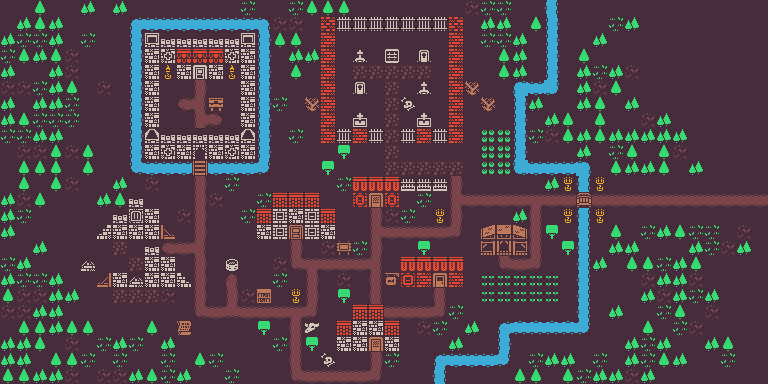

Tiled map render using the project's own tile images. Description and the whole map definition, tile-layer contents included, below:
An orthogonal 48x24 tile map with 16x16 px tiles, 2 tile layers (Floor, Collision) and 5 objects (2x book, player).

<map version="1.10" tiledversion="1.11.2" orientation="orthogonal" renderorder="right-down" width="48" height="24" tilewidth="16" tileheight="16" infinite="0" nextlayerid="8" nextobjectid="9">
 <editorsettings>
  <export target="stillwater.json" format="json" />
 </editorsettings>
 <properties>
  <property name="type" value="player" />
 </properties>
 <tileset firstgid="1" source="tileset_colored.tsx" />
 <layer id="2" name="Floor" width="48" height="24">
  <data encoding="csv">
1,1,33,1,1,68,1,68,1,1,1,1,1,1,1,6,1,1,6,33,33,33,1,1,1,1,1,1,1,2,6,6,1,1,1,1,1,1,1,1,1,1,1,1,1,1,1,1,
1,68,33,68,1,1,1,1,1,1,1,1,1,1,1,1,1,2,2,1,488,102,102,102,102,102,102,102,488,1,68,68,1,33,1,1,1,1,6,68,1,1,1,1,1,1,1,1,
68,6,6,68,1,6,1,1,1,385,355,355,355,355,355,385,1,33,33,1,488,1,1,1,1,1,1,1,488,1,6,6,68,1,1,1,1,68,1,1,1,1,1,1,1,1,1,1,
6,33,68,33,2,1,1,1,1,417,387,360,360,360,387,417,1,1,68,68,488,1,450,1,452,1,449,1,488,1,1,33,68,1,1,1,33,1,1,1,1,1,1,1,1,1,1,1,
68,1,1,68,2,1,1,1,1,417,485,417,326,417,485,417,1,1,33,1,488,1,3,3,3,3,3,1,488,1,1,33,68,1,1,1,68,6,68,2,1,1,1,1,1,1,1,1,
2,2,6,68,33,1,2,1,1,417,1,1,41,1,1,417,1,1,1,1,488,1,449,1,3,1,450,1,488,71,1,1,1,1,1,1,68,2,33,1,1,1,1,1,1,1,1,1,
68,1,68,68,6,1,1,1,1,417,1,1610612781,3221225515,227,1,417,1,6,1,71,488,1,1,1,3,481,1,1,488,1,71,1,1,68,1,1,68,33,1,68,1,1,1,1,1,1,1,1,
68,33,6,6,6,1,1,1,1,417,1,1,43,2684354605,1,417,1,1,1,1,488,1,451,1,3,1,451,1,488,1,1,1,1,1,68,33,1,33,1,1,2,68,1,1,1,1,1,1,
6,6,68,68,1,1,1,1,1,386,355,355,355,355,355,386,1,1,6,1,488,102,488,102,3,102,488,102,488,1,208,208,1,6,2,33,68,33,68,68,68,68,68,1,1,1,1,1,
1,2,2,33,2,33,1,1,1,417,387,417,421,417,387,417,1,1,1,1,1,38,1,1,3,1,1,1,1,1,208,208,1,1,1,1,68,1,6,33,1,33,2,1,1,1,1,1,
1,33,33,33,1,33,1,1,1,1,1,1,197,1,1,1,1,1,1,1,38,1,1,1,3,3,3,3,3,1,208,208,1,1,1,1,1,1,33,68,68,33,1,68,1,1,1,1,
1,33,1,33,2,1,1,68,1,2,1,1,41,1,6,1,1,1,1,1,1,6,358,358,358,166,166,166,41,1,1,1,1,1,68,486,1,486,1,1,1,1,1,1,1,1,1,1,
68,2,33,1,1,1,68,33,355,1,1,1,41,2,1,1,6,359,359,359,1,1,422,293,422,1,6,1,43,2684354601,2684354601,2684354601,2684354601,2684354603,2684354601,2684354601,167,2684354601,2684354601,2684354601,2684354601,2684354601,2684354601,2684354601,2684354601,2684354601,2684354601,2684354601,
68,6,1,1,1,1,1,355,418,417,1,2,41,1,1,6,359,556,417,556,359,1,1,41,2,6,1,486,41,1,1,1,68,3221225513,1,486,1,486,1,1,1,1,1,1,1,1,1,1,
68,1,1,1,1,1,354,417,417,417,369,1,41,1,1,1,417,556,297,556,417,1,1,43,2684354601,2684354601,2684354601,2684354601,3221225514,1,491,492,493,3221225513,38,1,1,1,33,1,6,68,33,6,6,1,2,1,
1,1,68,1,1,1,1,3,1,355,1610612781,2684354601,3221225515,1,1,1,1,1,41,1,2,241,6,41,1,1,38,1,1,1,523,524,525,3221225513,1,38,1,1,68,68,1,1,1,68,6,2,68,1,
6,68,1,1,1,401,1,1,3,417,417,1,41,1,453,1,1,2,1610612778,2684354603,2684354601,2684354601,2684354601,3221225515,1,358,358,358,358,1,1,1610612778,2684354601,3221225514,1,1,1,68,1,33,33,6,68,33,1,1,1,1,
68,6,6,68,1,1,2147484017,417,401,417,417,2147484002,41,1,45,1,1,6,1,41,1,2,1,3221225513,2147483919,424,488,292,488,1,206,206,206,206,206,1,1,1,1,1,2,68,68,2,1,1,1,1,
33,2,2,68,68,1,1,3,3,3,2,1,41,1,41,2,1,1,486,41,1,38,1,3221225513,1,1,1,3221225513,1,1,206,206,206,206,206,1,1,1,1,1,68,2,68,6,68,1,1,1,
2,2,68,68,1,1,1,1,1,1,1,1,1610612778,2684354601,1610612779,2684354601,2684354601,2684354601,2684354603,3221225514,1,1,359,359,2684354601,2684354601,2684354601,3221225514,6,1,1,1,1,1,1,1,1,1,68,1,1,6,33,1,2,1,1,1,
1,33,33,68,33,33,1,1,1,33,1,1,1,1,1,1,38,1,3221225513,482,1,359,417,417,359,1,2,6,1,68,1,1,1,1,1,1,1,1,1,1,33,1,6,2,1,1,1,1,
68,68,33,1,2,1,6,68,6,1,68,1,1,1,1,1,1,6,3221225513,38,1,417,417,293,417,1,1,1,68,1,1,1,1,1,1,1,1,1,1,68,6,68,1,1,68,33,1,1,
68,68,1,33,33,6,1,6,1,1,6,1,33,6,1,1,1,1,3221225513,1,481,1,1,41,6,1,1,1,1,1,1,1,1,6,68,68,1,6,1,68,6,33,68,1,1,6,1,1,
33,33,68,68,2,1,2,2,68,33,6,68,1,1,6,1,1,1,1610612778,2684354601,2684354601,2684354601,2684354601,3221225514,1,1,1,1,1,1,1,1,33,33,1,33,6,68,68,2,68,1,1,1,1,1,1,1
</data>
 </layer>
 <layer id="7" name="Collision" width="48" height="24">
  <data encoding="csv">
0,0,0,0,0,0,0,0,0,0,0,0,0,0,0,0,0,0,0,0,0,0,0,0,0,0,0,0,0,0,0,0,0,0,3221225609,0,0,0,0,0,0,0,0,0,0,0,0,0,
0,0,0,0,0,0,0,0,138,2684354697,2684354697,2684354697,2684354697,2684354697,2684354697,2684354697,2684354698,0,0,0,423,102,102,102,102,102,102,102,423,0,0,0,0,0,137,0,0,0,0,0,0,0,0,0,0,0,0,0,
0,0,0,0,0,0,0,0,137,0,0,0,0,0,0,0,137,0,0,0,488,0,0,0,0,0,0,0,488,0,0,0,0,0,137,0,0,0,0,0,0,0,0,0,0,0,0,0,
0,0,0,0,0,0,0,0,137,417,387,360,360,360,387,417,137,0,0,0,488,0,0,0,0,0,0,0,488,0,0,0,0,0,137,0,0,0,0,0,0,0,0,0,0,0,0,0,
0,0,0,0,0,0,0,0,137,417,0,417,0,417,0,417,137,0,0,0,488,0,0,0,0,0,0,0,488,0,0,0,0,0,137,0,0,0,0,0,0,0,0,0,0,0,0,0,
0,0,0,0,0,0,0,0,137,417,0,0,0,0,0,417,137,0,0,0,488,0,0,0,0,0,0,0,488,0,0,0,171,2684354697,3221225643,0,0,0,0,0,0,0,0,0,0,0,0,0,
0,0,0,0,0,0,0,0,137,417,0,0,0,0,0,417,137,0,0,0,488,0,0,0,0,0,0,0,488,0,0,0,137,0,0,0,0,0,0,0,0,0,0,0,0,0,0,0,
0,0,0,0,0,0,0,0,137,417,0,0,0,0,0,417,137,0,0,0,488,0,0,0,0,0,0,0,488,0,0,0,137,0,0,0,0,0,0,0,0,0,0,0,0,0,0,0,
0,0,0,0,0,0,0,0,137,386,0,0,0,0,0,386,137,0,0,0,488,102,488,102,0,102,488,102,488,0,0,0,137,0,0,0,0,0,0,0,0,0,0,0,0,0,0,0,
0,0,0,0,0,0,0,0,137,417,387,417,0,417,387,417,137,0,0,0,0,0,0,0,0,0,0,0,0,0,0,0,137,0,0,0,0,0,0,0,0,0,0,0,0,0,0,0,
0,0,0,0,0,0,0,0,1610612874,2684354697,2684354697,2684354697,0,2684354697,2684354697,2684354697,3221225610,0,0,0,0,0,0,0,0,0,0,0,0,0,0,0,1610612907,2684354697,2684354697,2684354697,2684354731,0,0,0,0,0,0,0,0,0,0,0,
0,0,0,0,0,0,0,0,0,0,0,0,0,0,0,0,0,0,0,0,0,0,358,358,358,166,166,166,0,0,0,0,0,0,0,0,3221225609,0,0,0,0,0,0,0,0,0,0,0,
0,0,0,0,0,0,0,0,0,0,0,0,0,0,0,0,0,359,359,359,0,0,422,0,422,0,0,0,0,0,0,0,0,0,0,0,0,0,0,0,0,0,0,0,0,0,0,0,
0,0,0,0,0,0,0,0,0,417,0,0,0,0,0,0,359,556,417,556,359,0,0,0,0,0,0,0,0,0,0,0,0,0,0,0,3221225609,0,0,0,0,0,0,0,0,0,0,0,
0,0,0,0,0,0,0,417,417,417,0,0,0,0,0,0,417,556,0,556,417,0,0,0,0,0,0,0,0,0,491,492,493,0,0,0,3221225609,0,0,0,0,0,0,0,0,0,0,0,
0,0,0,0,0,0,0,0,0,0,0,0,0,0,0,0,0,0,0,0,0,0,0,0,0,0,0,0,0,0,523,0,525,0,0,0,3221225609,0,0,0,0,0,0,0,0,0,0,0,
0,0,0,0,0,0,0,0,0,417,417,0,0,0,0,0,0,0,0,0,0,0,0,0,0,358,358,358,358,0,0,0,0,0,0,0,3221225609,0,0,0,0,0,0,0,0,0,0,0,
0,0,0,0,0,0,0,417,0,417,417,0,0,0,0,0,0,0,0,0,0,0,0,0,0,424,488,0,488,0,0,0,0,0,0,0,3221225609,0,0,0,0,0,0,0,0,0,0,0,
0,0,0,0,0,0,0,0,0,0,0,0,0,0,0,0,228,0,0,0,0,0,0,0,0,0,0,0,0,0,0,0,0,0,0,0,3221225609,0,0,0,0,0,0,0,0,0,0,0,
0,0,0,0,0,0,0,0,0,0,0,0,0,0,0,0,0,0,0,0,0,0,359,359,0,0,0,0,0,0,0,0,0,0,0,0,3221225609,0,0,0,0,0,0,0,0,0,0,0,
0,0,0,0,0,0,0,0,0,0,0,883,0,0,0,0,0,0,0,0,0,359,417,417,359,0,0,0,0,0,0,138,1610612873,1610612873,1610612873,1610612873,3221225610,0,0,0,0,0,0,0,0,0,0,0,
0,0,0,0,0,0,0,0,0,0,0,0,0,0,0,0,0,0,0,0,0,417,417,0,417,0,0,0,0,0,0,137,0,0,0,0,0,0,0,0,0,0,0,0,0,0,0,0,
0,0,0,0,0,0,0,0,0,0,0,0,0,0,0,0,0,0,0,0,0,0,0,0,0,0,0,138,2684354697,2684354697,2684354697,3221225610,0,0,0,0,0,0,0,0,0,0,0,0,0,0,0,0,
0,0,0,0,0,0,0,0,0,0,0,0,0,0,0,0,0,0,0,0,0,0,0,0,0,0,0,3221225609,0,0,0,0,0,0,0,0,0,0,0,0,0,0,0,0,0,0,0,0
</data>
 </layer>
 <objectgroup id="6" name="Object Layer 1">
  <object id="4" name="Frank" type="player" gid="25" x="273.138" y="383.309" width="16" height="16" />
  <object id="5" name="Bookshelf" type="book" gid="228" x="255.504" y="303.909" width="16" height="16">
   <properties>
    <property name="text" value="This is a secret message. VERY SECRET!!!" />
   </properties>
  </object>
  <object id="6" x="264.357" y="295.909" />
  <object id="7" x="264.357" y="295.909" />
  <object id="8" name="The Note" type="book" gid="883" x="177.152" y="335.782" width="16" height="16">
   <properties>
    <property name="text" value="You must leave!" />
   </properties>
  </object>
 </objectgroup>
</map>
